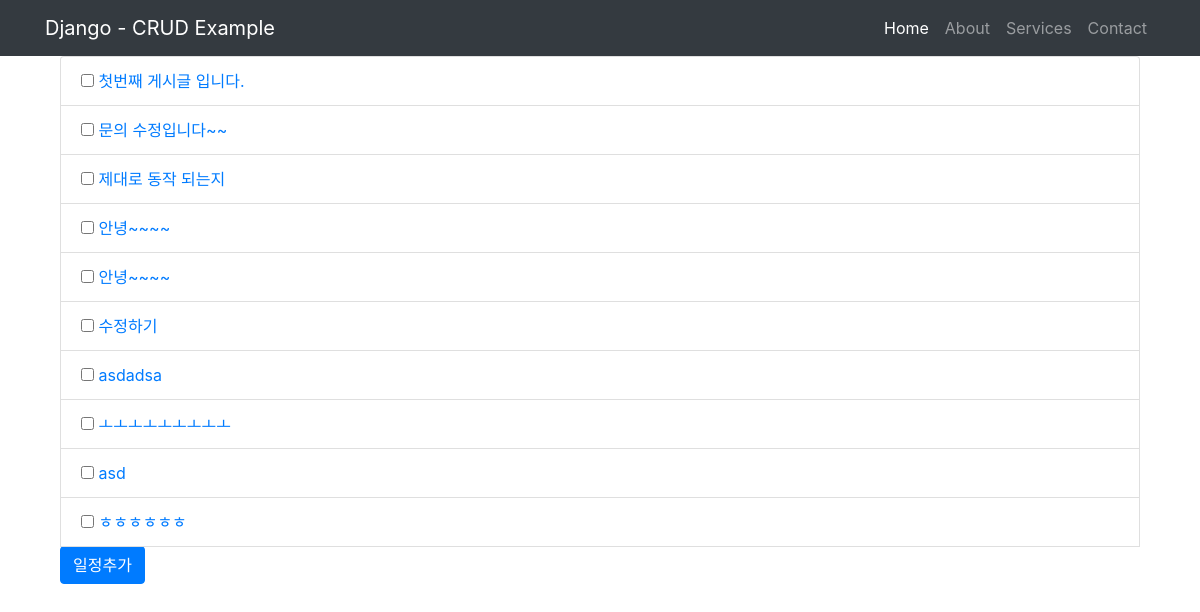
Page /home/ on the earlier database version.
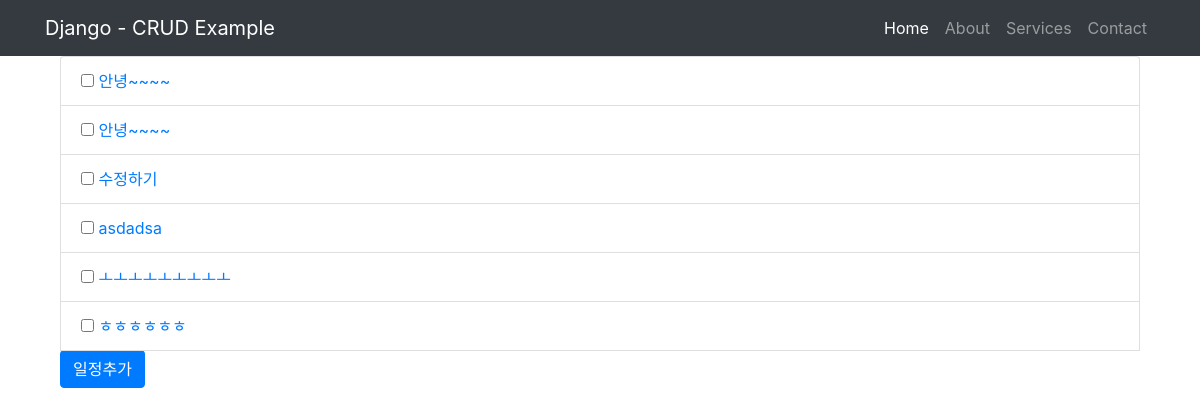
Same page on the later database version.
### todo_main/models.py (models this page shows, shortened)
class Todo_list(models.Model):
    no = models.AutoField(primary_key=True)
    pcode = models.CharField(max_length=4)
    user_id = models.CharField(max_length=50)
    title = models.CharField(max_length=200)
    content = models.TextField(max_length=1000)
    is_complete = models.BooleanField()
    date = models.DateField()
    '''
    class Meta:
        manage = False
        db_table = 'todo_list'
        '''

### todo_main/views.py (the view)
# urls.py: path('', views.Todo_main.as_view(), name='Todo_main'),
class Todo_main(generic.TemplateView):
    def get(self, request, *args, **kwargs):
        template_name = 'todo_main/index.html'
        todo_list = Todo_list.objects.all()
        return render(request, template_name, {"todo_list": todo_list})

### todo_main/templates/todo_main/index.html
{% extends 'todo_main/common/header.html' %}
{% load static %}
{% block main %}
<div class="container">
      {% for list in todo_list %}
        <div class="list-group-item"><input type="checkbox" name="{{ list.title }}" value="{{ list.title }}">
          <a href="{% url 'todo_main:Todo_main_detail' pk=list.no %}">
            {{ list.title }}
          </a>
        </div>
      {% endfor %}
      <button type="button" class="btn btn-primary" onclick="location.href='/home/insert'">
        일정추가
      </button>
  </div>
</div>
{% endblock main %}

### todo_main/templates/todo_main/common/header.html (shortened to what this page needs)
{% load static %}
<!DOCTYPE html>
<html lang="en">
<head>
  <link href="{% static 'css/bootstrap.min.css' %}" rel="stylesheet">
</head>
<body>
  <nav class="navbar navbar-expand-lg navbar-dark bg-dark static-top">
    <div class="container">
      <a class="navbar-brand" href="/home">Django - CRUD Example</a>
      <div class="collapse navbar-collapse" id="navbarResponsive">
        <ul class="navbar-nav ml-auto">
          <li class="nav-item active">
            <a class="nav-link" href="#">Home
            </a>
          </li>
          <li class="nav-item">
            <a class="nav-link" href="#">About</a>
          </li>
          <li class="nav-item">
            <a class="nav-link" href="#">Services</a>
          </li>
          <li class="nav-item">
            <a class="nav-link" href="#">Contact</a>
          </li>
        </ul>
      </div>
    </div>
  </nav>
  <div class="container">
  {% block main %}
  {% endblock main %}
</body>
</html>

Differences in the rows shown:
removed Todo_list: title "첫번째 게시글 입니다."
removed Todo_list: title "문의 수정입니다~~"
removed Todo_list: title "제대로 동작 되는지"
removed Todo_list: title "asd"
